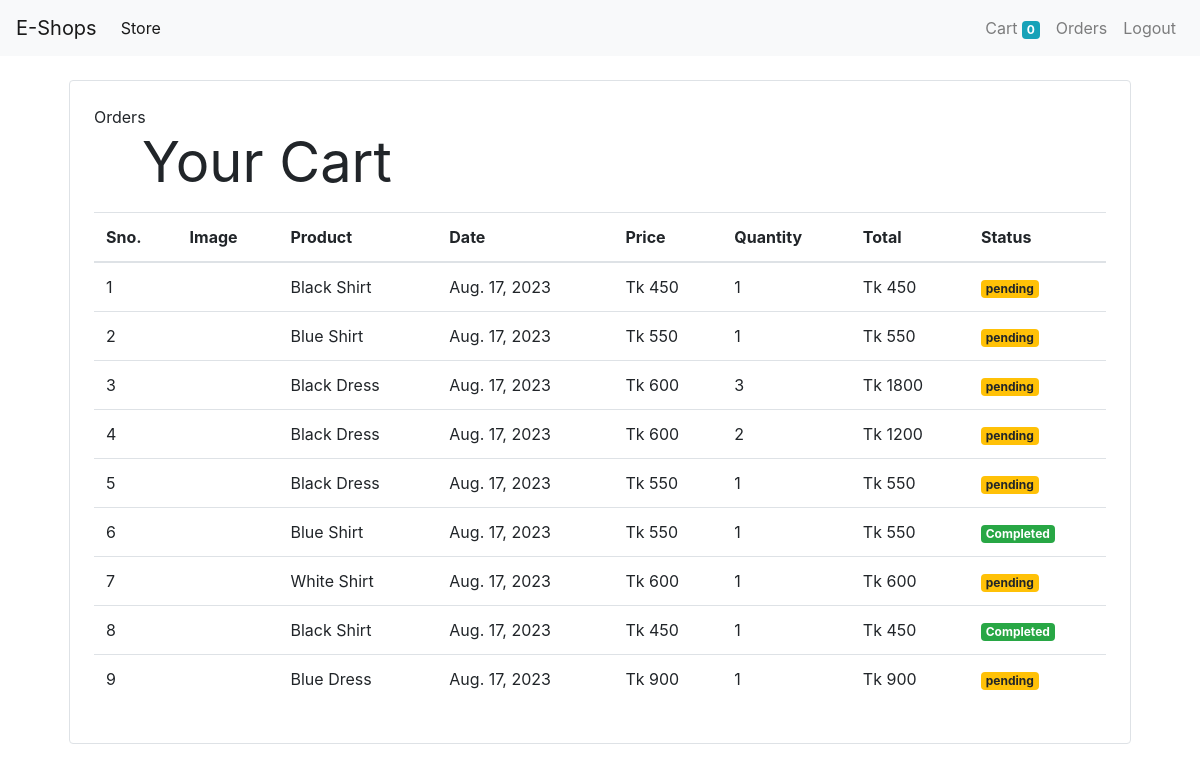
Screenshot of /orders (signed in) with the database file from the repository.
### store/models/orders.py (models this page shows, shortened)
class Order(models.Model):
    product = models.ForeignKey(Product, on_delete=models.CASCADE)
    customer = models.ForeignKey(Customer, on_delete=models.CASCADE)
    quantity = models.IntegerField(default=1)
    price = models.IntegerField()
    address = models.CharField(max_length=100, default='', blank=True)
    phone = models.CharField(max_length=50, default='', blank=True)
    date = models.DateField(default=datetime.datetime.today)
    status = models.BooleanField(default=False)
    @staticmethod
    def get_orders_by_customer(customer_id):
        return Order.objects.filter(customer = customer_id).order_by('-date')

### store/models/product.py (models this page shows, shortened)
class Product(models.Model):
    Name = models.CharField(max_length=50)
    Price = models.IntegerField(default=0)
    Category = models.ForeignKey(Category, on_delete=models.CASCADE, default=1)
    Description = models.CharField(max_length=200, default='', null=True, blank=True)
    Image = models.ImageField(upload_to='uploads/products/')

### store/middlewares/auth.py (the view)
    def middleware(request):
        print(request.session.get('customer'))
        returnUrl= request.META['PATH_INFO']
        print(request.META['PATH_INFO'])
        if not request.session.get('customer'):
            return redirect(f'login?return_url={returnUrl}')
        response = get_response(request)
        return response

### store/templatetags/custom_filter.py (called while the page is built)
@register.filter(name="currency")
def currency(number):
    return "Tk " + str(number)

@register.filter(name="multiply")
def multiply(number, number1):
    return number * number1

### store/views/orders.py (called while the page is built)
    def get(self, request):
        customer = request.session.get('customer')
        orders = Order.get_orders_by_customer(customer)
        print(orders)
        return render(request, 'orders.html', {'orders': orders})

### store/templates/orders.html
{% extends "base.html" %}
{% block content%}
{% load card %}
{% load custom_filter %}
<div class="container">
    <div class="border rounded p-4 m-4">Orders
        <p class="display-4 pl-4 ml-4"><b>Your Cart</b></p>
        <table class="table">
            <thead>
                <tr>
                    <th>Sno.</th>
                    <th>Image</th>
                    <th>Product</th>
                    <th>Date</th>
                    <th>Price</th>
                    <th>Quantity</th>
                    <th>Total</th>
                    <th>Status</th>
                </tr>
            </thead>
            <tbody>
                {% for order in orders %}
                <tr>
                    <td>{{forloop.counter}}</td>
                    <td><img style="height: 50px;" class="rounded-circle" src="{{order.product.Image.url}}" alt=""></td>
                    <td>{{order.product.Name}}</td>
                    <td>{{order.date}}</td>
                    <td>{{order.price|currency}}</td>
                    <td>{{order.quantity}}</td>
                    <td>{{order.quantity|multiply:order.price|currency}}</td>
                    {% if order.status %}
                    <td><small class="badge badge-success">Completed</small></td>
                    {% else %}
                    <td><small class="badge badge-warning">pending</small></td>
                    {% endif %}
                </tr>
                {% endfor %}
            </tbody>
        </table>
    </div>
</div>
{% endblock %}

### rows the page displays
Order: product.Name "Black Shirt", date "Aug. 17, 2023", price "Tk 450", quantity "1", quantity|multiply "Tk 450", status "pending"
Order: product.Name "Blue Shirt", date "Aug. 17, 2023", price "Tk 550", quantity "1", quantity|multiply "Tk 550", status "pending"
Order: product.Name "Black Dress", date "Aug. 17, 2023", price "Tk 600", quantity "3", quantity|multiply "Tk 1800", status "pending"
Order: product.Name "Black Dress", date "Aug. 17, 2023", price "Tk 600", quantity "2", quantity|multiply "Tk 1200", status "pending"
Order: product.Name "Black Dress", date "Aug. 17, 2023", price "Tk 550", quantity "1", quantity|multiply "Tk 550", status "pending"
Order: product.Name "Blue Shirt", date "Aug. 17, 2023", price "Tk 550", quantity "1", quantity|multiply "Tk 550", status "Completed"
Order: product.Name "White Shirt", date "Aug. 17, 2023", price "Tk 600", quantity "1", quantity|multiply "Tk 600", status "pending"
Order: product.Name "Black Shirt", date "Aug. 17, 2023", price "Tk 450", quantity "1", quantity|multiply "Tk 450", status "Completed"
Order: product.Name "Blue Dress", date "Aug. 17, 2023", price "Tk 900", quantity "1", quantity|multiply "Tk 900", status "pending"

### other values shown
{{ request.session.cart.keys|length }} "0"
